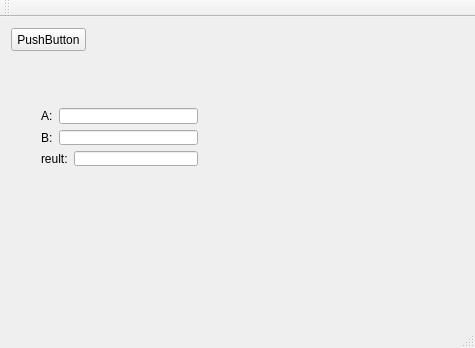
<?xml version="1.0" encoding="UTF-8"?>
<ui version="4.0">
 <class>MainWindow</class>
 <widget class="QMainWindow" name="MainWindow">
  <property name="geometry">
   <rect>
    <x>0</x>
    <y>0</y>
    <width>475</width>
    <height>348</height>
   </rect>
  </property>
  <property name="windowTitle">
   <string>MainWindow</string>
  </property>
  <widget class="QWidget" name="centralWidget">
   <widget class="QPushButton" name="pushButton">
    <property name="geometry">
     <rect>
      <x>11</x>
      <y>11</y>
      <width>75</width>
      <height>23</height>
     </rect>
    </property>
    <property name="text">
     <string>PushButton</string>
    </property>
   </widget>
   <widget class="QWidget" name="">
    <property name="geometry">
     <rect>
      <x>30</x>
      <y>80</y>
      <width>179</width>
      <height>80</height>
     </rect>
    </property>
    <layout class="QVBoxLayout" name="verticalLayout">
     <item>
      <layout class="QHBoxLayout" name="horizontalLayout">
       <item>
        <widget class="QLabel" name="label">
         <property name="text">
          <string>A:</string>
         </property>
        </widget>
       </item>
       <item>
        <widget class="QLineEdit" name="lineEdit_1"/>
       </item>
      </layout>
     </item>
     <item>
      <layout class="QHBoxLayout" name="horizontalLayout_2">
       <item>
        <widget class="QLabel" name="label_2">
         <property name="text">
          <string>B:</string>
         </property>
        </widget>
       </item>
       <item>
        <widget class="QLineEdit" name="lineEdit_2"/>
       </item>
      </layout>
     </item>
     <item>
      <layout class="QHBoxLayout" name="horizontalLayout_3">
       <item>
        <widget class="QLabel" name="label_3">
         <property name="text">
          <string>reult:</string>
         </property>
        </widget>
       </item>
       <item>
        <widget class="QLineEdit" name="lineEdit_result"/>
       </item>
      </layout>
     </item>
    </layout>
   </widget>
  </widget>
  <widget class="QMenuBar" name="menuBar">
   <property name="geometry">
    <rect>
     <x>0</x>
     <y>0</y>
     <width>475</width>
     <height>23</height>
    </rect>
   </property>
  </widget>
  <widget class="QToolBar" name="mainToolBar">
   <attribute name="toolBarArea">
    <enum>TopToolBarArea</enum>
   </attribute>
   <attribute name="toolBarBreak">
    <bool>false</bool>
   </attribute>
  </widget>
  <widget class="QStatusBar" name="statusBar"/>
 </widget>
 <layoutdefault spacing="6" margin="11"/>
 <resources/>
 <connections/>
</ui>
